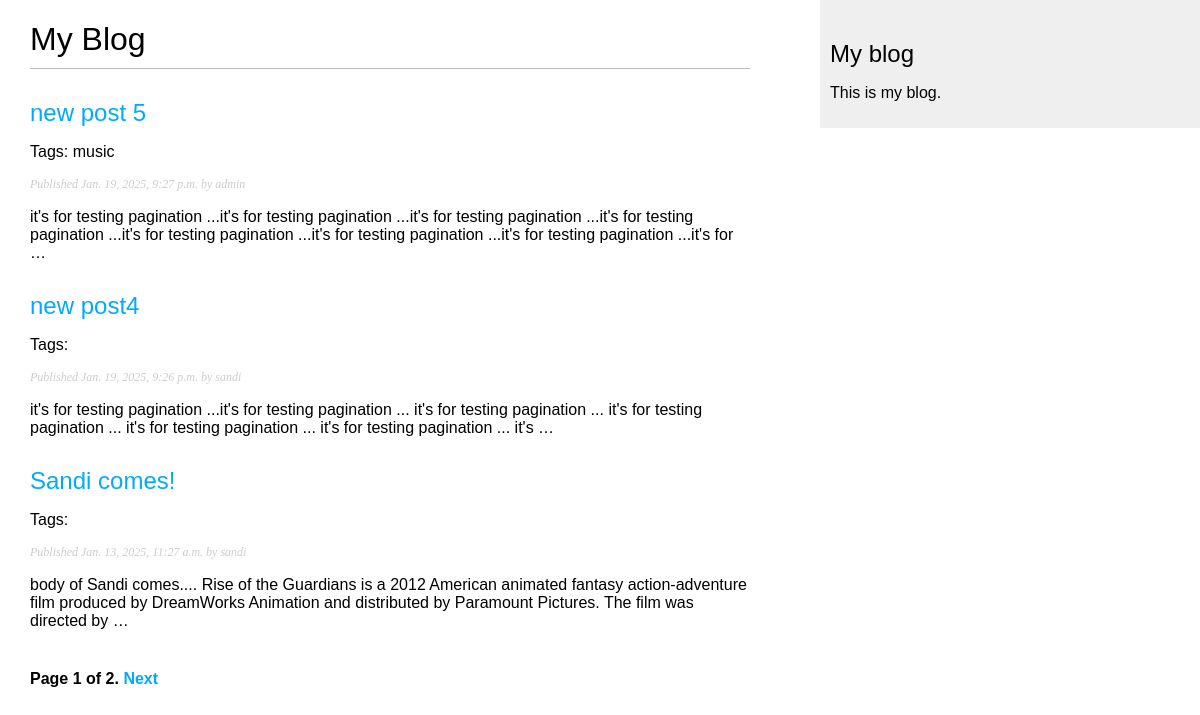
Screenshot of /blog/ with the database file from the repository.
### blog/models.py (models this page shows, shortened)
class Post(models.Model):
    class Status(models.TextChoices):
        DRAFT = 'DF', 'Draft'
        PUBLISHED = 'PB', 'Published'
    title= models.CharField(max_length=250)
    slug= models.SlugField(max_length=250, unique_for_date='publish')
    body= models.TextField()
    publish = models.DateTimeField(default=timezone.now)
    created = models.DateTimeField(auto_now_add=True)
    updated = models.DateTimeField(auto_now=True)
    status = models.CharField(
        max_length=2,
        choices=Status,
        default=Status.DRAFT
    )
    author = models.ForeignKey(settings.AUTH_USER_MODEL, on_delete=models.CASCADE, related_name='blog_posts')
    objects = models.Manager()
    published = publishedManager()
    tags = TaggableManager()
    class Meta:
        ordering = ['-publish']
        indexes = [
            models.Index(fields=['-publish']),
        ]
    def get_absolute_url(self):
        return reverse('blog:post_detail', args=[self.publish.year, self.publish.month, self.publish.day, self.slug])

### blog/views.py (the view)
# urls.py: path('', views.PostListView.as_view(), name='post_list'),
class PostListView(generic.ListView):
    queryset = Post.published.all()
    paginate_by = 3
    context_object_name ='posts'
    template_name = 'blog/post/list.html'

### blog/templates/blog/post/list.html (shortened to what this page needs)
{% extends "blog/base.html" %}
{% block content %}
    <h1>My Blog</h1>
    {% for post in posts %}
        <h2>
            <a href="{{ post.get_absolute_url }}">
                {{ post.title }}
            </a>
        </h2>
        <p class="tags">Tags: {{ post.tags.all|join:", " }}</p>
        <p class="date">
            Published {{ post.publish }} by {{ post.author }}
        </p>
        {{ post.body|truncatewords:30|linebreaks }}
    {% endfor %}
    {% include "pagination.html" with page=page_obj %}
{% endblock %}

### blog/static/css/blog.css (style rules this page uses)
body { margin:0; padding:0; font-family:helvetica, sans-serif; }
a { color:#00abff; text-decoration:none; }
h1 { font-weight:normal; border-bottom:1px solid #bbb; padding:0 0 10px 0; }
h2 { font-weight:normal; margin:30px 0 0; }
p.date { color:#ccc; font-family: georgia, serif; font-size: 12px; font-style: italic; }

### rows the page displays
Post: title "new post 5", tags.all "music", publish "Jan. 19, 2025, 9:27 p.m.", author "admin", body "it's for testing pagination ...it's for testing pagination ...it's for testing pagination ...it's for testing pagination ...it's for testing pagination ...it's for testing pagination ...it's for testing pagination ...it's for …"
Post: title "new post4", publish "Jan. 19, 2025, 9:26 p.m.", author "sandi", body "it's for testing pagination ...it's for testing pagination ... it's for testing pagination ... it's for testing pagination ... it's for testing pagination ... it's for testing pagination ... it's …"
Post: title "Sandi comes!", publish "Jan. 13, 2025, 11:27 a.m.", author "sandi", body "body of Sandi comes.... Rise of the Guardians is a 2012 American animated fantasy action-adventure film produced by DreamWorks Animation and distributed by Paramount Pictures. The film was directed by …"

### other values shown
{{ page.number }} "1"
{{ page.paginator.num_pages }} "2"
